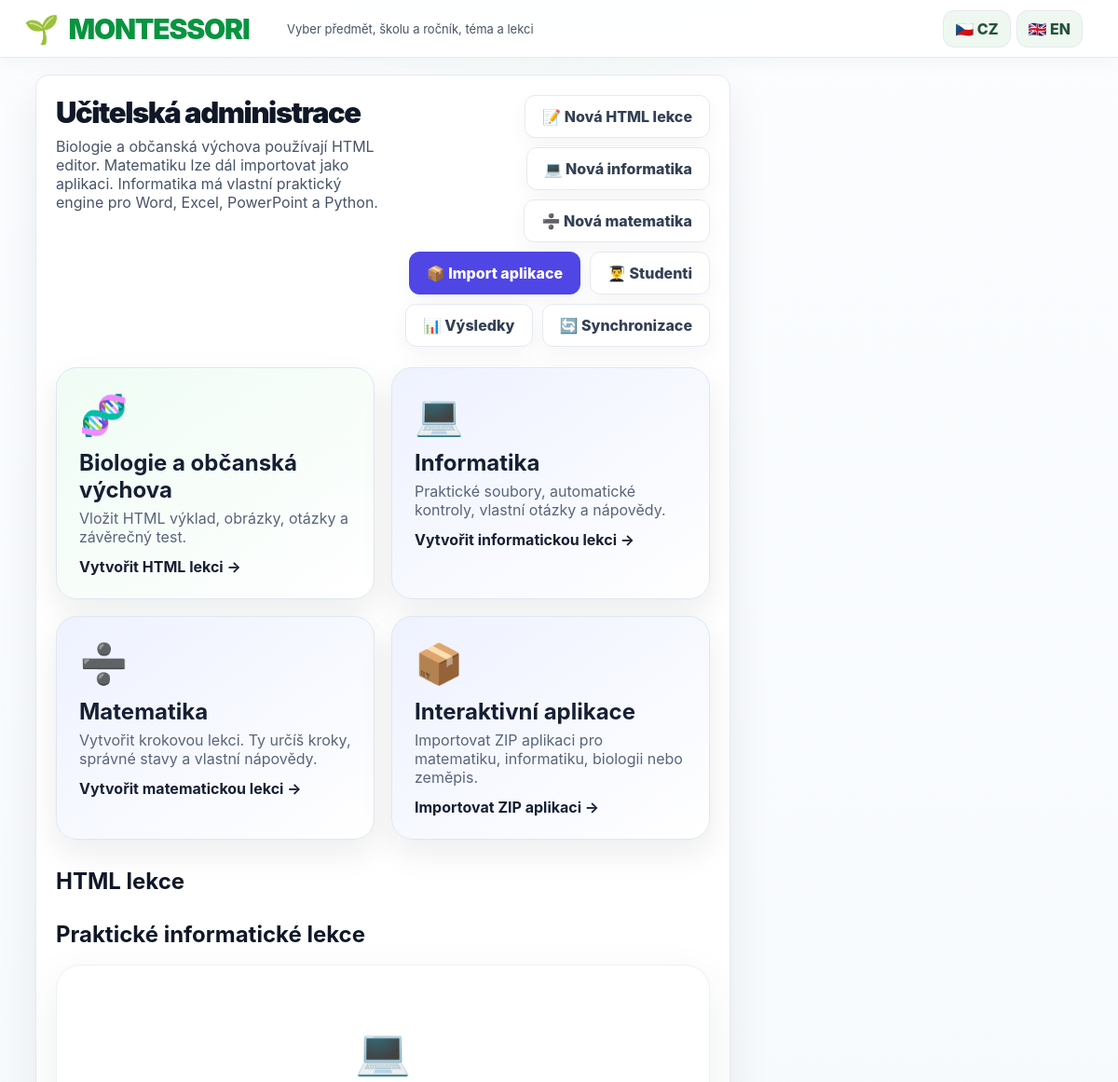
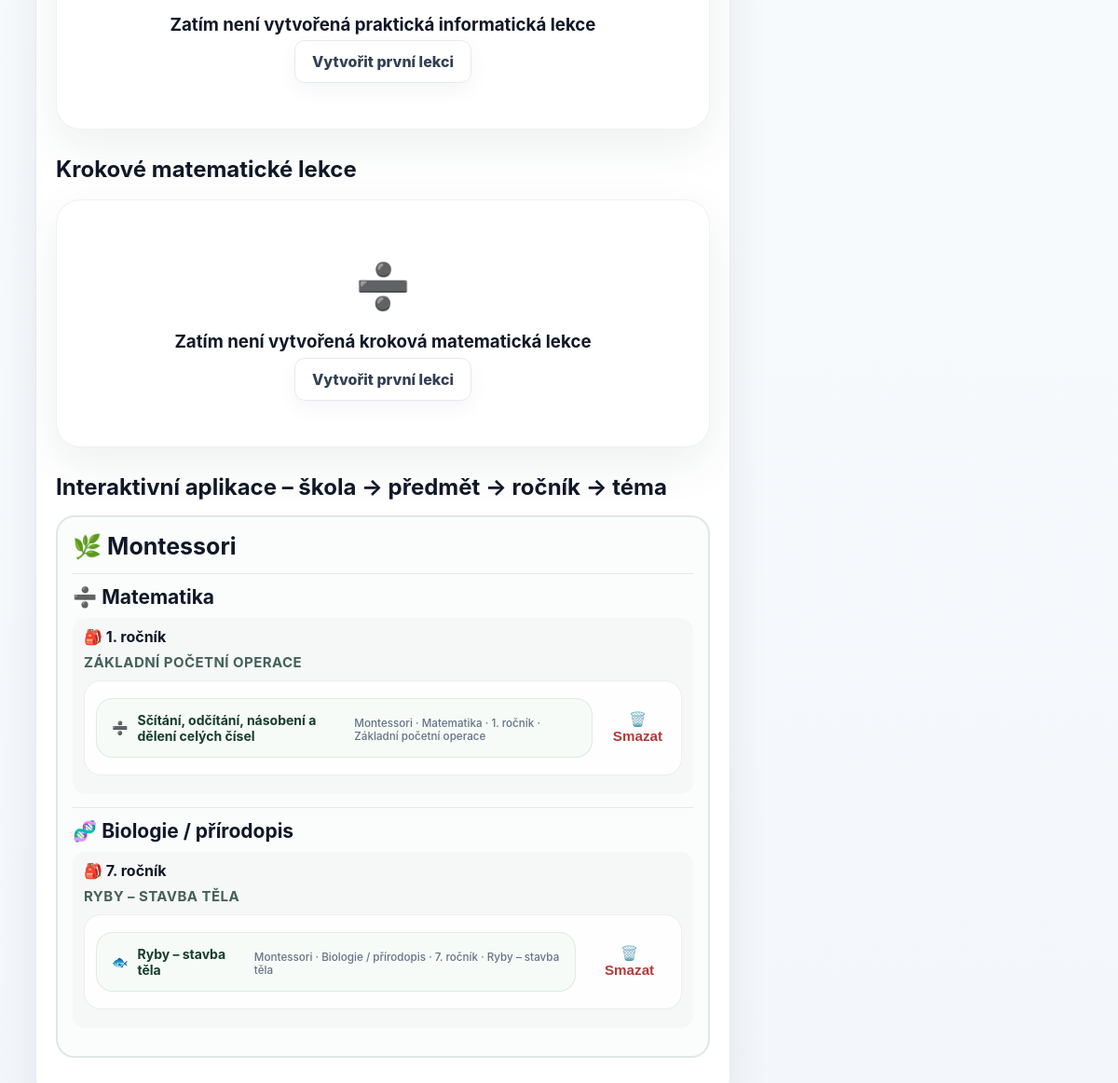
The app's page /teacher (signed in) with its own data (2 pictures, top to bottom).
### app.py (models this page shows)
class InteractiveLesson(db.Model):
    id = db.Column(db.Integer, primary_key=True)
    slug = db.Column(db.String(120), unique=True, nullable=False)
    subject = db.Column(db.String(40), nullable=False)
    school = db.Column(db.String(160), nullable=False)
    grade_name = db.Column(db.String(120), nullable=False)
    topic = db.Column(db.String(160), nullable=False)
    title = db.Column(db.String(220), nullable=False)
    description = db.Column(db.Text, default='')
    icon = db.Column(db.String(20), default='📘')
    package_dir = db.Column(db.String(255), nullable=False)
    is_published = db.Column(db.Boolean, default=True)
    imported_at = db.Column(db.DateTime, default=datetime.utcnow)

### app.py (the view)
@app.route('/teacher')
def teacher_home():
    r=require_teacher();
    if r: return r
    subjects = Subject.query.order_by(Subject.name).all()
    students = User.query.filter_by(role='student').order_by(User.name).all()
    interactive_lessons = InteractiveLesson.query.order_by(
        InteractiveLesson.subject,
        InteractiveLesson.school,
        InteractiveLesson.grade_name,
        InteractiveLesson.topic,
        InteractiveLesson.title
    ).all()
    informatics_lessons = InformaticsLesson.query.order_by(
        InformaticsLesson.school,
        InformaticsLesson.grade_name,
        InformaticsLesson.topic,
        InformaticsLesson.title
    ).all()
    math_lessons = MathLesson.query.order_by(
        MathLesson.school, MathLesson.grade_name, MathLesson.topic, MathLesson.title
    ).all()
    interactive_school_tree = interactive_hierarchy(False)
    return render_template(
        'teacher.html',
        course=course_from_lesson(None),
        subjects=subjects,
        students=students,
        student_rows=student_overview_rows(),
        interactive_lessons=interactive_lessons,
        interactive_school_tree=interactive_school_tree,
        informatics_lessons=informatics_lessons,
        math_lessons=math_lessons
    )

### app.py (called while the page is built)
def current_lang():
    lang = session.get('lang', 'cs')
    return lang if lang in ('cs','en') else 'cs'

def tr(value):
    if value is None: return ''
    return I18N.get(current_lang(), {}).get(str(value), str(value))

def strip_accents(s):
    return ''.join(c for c in unicodedata.normalize('NFD', str(s).lower()) if unicodedata.category(c) != 'Mn').strip()

def current_user():
    uid = session.get('uid')
    return db.session.get(User, uid) if uid else None

def last_result_for_student(user_id):
    return Result.query.filter_by(user_id=user_id).order_by(Result.created_at.desc()).first()

def current_progress_for_student(user_id):
    return StudentProgress.query.filter_by(user_id=user_id).order_by(StudentProgress.updated_at.desc()).first()

def last_informatics_submission_for_student(user_id):
    return InformaticsSubmission.query.filter(
        InformaticsSubmission.user_id == user_id,
        InformaticsSubmission.status != 'kontrola'
    ).order_by(InformaticsSubmission.created_at.desc()).first()

def last_math_attempt_for_student(user_id):
    return MathAttempt.query.filter(
        MathAttempt.user_id == user_id,
        MathAttempt.status != 'rozpracováno'
    ).order_by(MathAttempt.updated_at.desc()).first()

def student_overview_rows():
    rows = []
    for stu in User.query.filter_by(role='student').order_by(User.name).all():
        pr = current_progress_for_student(stu.id)
        res = last_result_for_student(stu.id)
        inf = last_informatics_submission_for_student(stu.id)
        math = last_math_attempt_for_student(stu.id)
        inf_grade = informatics_grade_from_percent(inf.percent) if inf else None
        rows.append({
            'student': stu,
            'progress': pr,
            'result': res,
            'informatics': inf,
            'informatics_grade': inf_grade,
            'math': math,
        })
    return rows

def require_login():
    if not current_user(): return redirect(url_for('login'))

def require_teacher():
    r = require_login()
    if r: return r
    if current_user().role != 'teacher': return redirect(url_for('dashboard'))

def course_from_lesson(lesson):
    if lesson:
        sub = lesson.block.grade.subject
        return {'subject': sub.name, 'grade': lesson.block.grade.name, 'block': lesson.block.title, 'icon': sub.icon}
    return {'subject': 'Montessori', 'grade': '', 'block': '', 'icon': '🌱'}

### templates/teacher.html (shortened to what this page needs)
{% extends 'base.html' %}
{% block content %}
<div class="layout dashboard-layout">
  <main class="main-card">
    <div class="title-row">
      <div>
        <h1>Učitelská administrace</h1>
        <p>Biologie a občanská výchova používají HTML editor. Matematiku lze dál importovat jako aplikaci. Informatika má vlastní praktický engine pro Word, Excel, PowerPoint a Python.</p>
      </div>
      <div class="teacher-actions">
        <a class="switch" href="{{ url_for('new_lesson') }}">📝 Nová HTML lekce</a>
        <a class="switch" href="{{ url_for('new_informatics_lesson') }}">💻 Nová informatika</a>
        <a class="switch" href="{{ url_for('new_math_lesson') }}">➗ Nová matematika</a>
        <a class="switch import-action" href="{{ url_for('import_interactive_lesson') }}">📦 Import aplikace</a>
        <a class="switch" href="{{ url_for('teacher_students') }}">👨‍🎓 Studenti</a>
        <a class="switch" href="{{ url_for('teacher_database') }}">📊 Výsledky</a>
<a class="switch" href="{{ url_for('teacher_sync') }}">🔄 Synchronizace</a>
      </div>
    </div>
    <section class="admin-choice-grid">
      <a class="admin-choice html-choice" href="{{ url_for('new_lesson') }}">
        <span>🧬</span>
        <div><h2>Biologie a občanská výchova</h2><p>Vložit HTML výklad, obrázky, otázky a závěrečný test.</p></div>
        <b>Vytvořit HTML lekci →</b>
      </a>
      <a class="admin-choice app-choice" href="{{ url_for('new_informatics_lesson') }}">
        <span>💻</span>
        <div><h2>Informatika</h2><p>Praktické soubory, automatické kontroly, vlastní otázky a nápovědy.</p></div>
        <b>Vytvořit informatickou lekci →</b>
      </a>
      <a class="admin-choice app-choice" href="{{ url_for('new_math_lesson') }}">
        <span>➗</span>
        <div><h2>Matematika</h2><p>Vytvořit krokovou lekci. Ty určíš kroky, správné stavy a vlastní nápovědy.</p></div>
        <b>Vytvořit matematickou lekci →</b>
      </a>
      <a class="admin-choice app-choice" href="{{ url_for('import_interactive_lesson') }}">
        <span>📦</span>
        <div><h2>Interaktivní aplikace</h2><p>Importovat ZIP aplikaci pro matematiku, informatiku, biologii nebo zeměpis.</p></div>
        <b>Importovat ZIP aplikaci →</b>
      </a>
    </section>
    <h2 class="section-heading">HTML lekce</h2>
    <h2 class="section-heading">Praktické informatické lekce</h2>
    <section class="course-card">
      {% if informatics_lessons %}
        {% for l in informatics_lessons %}
        <div class="teacher-lesson-row">
          <a class="lesson-row big" href="{{url_for('informatics_lesson',lesson_id=l.id)}}">
            💻 <b>{{l.title}}</b><small>{{l.school}} · {{l.grade_name}} · {{l.topic}}</small>
          </a>
          <div class="row-actions">
            <a class="toplink" href="{{url_for('edit_informatics_lesson',lesson_id=l.id)}}">✏️ Upravit</a>
            <form method="post" action="{{url_for('delete_informatics_lesson',lesson_id=l.id)}}" onsubmit="return confirm('Smazat informatickou lekci {{l.title}}?');">
              <button class="link-button danger" type="submit">🗑️ Smazat</button>
            </form>
          </div>
        </div>
        {% endfor %}
      {% else %}
        <div class="empty-admin-state"><span>💻</span><h3>Zatím není vytvořená praktická informatická lekce</h3>
        <a class="switch" href="{{url_for('new_informatics_lesson')}}">Vytvořit první lekci</a></div>
      {% endif %}
    </section>
    <h2 class="section-heading">Krokové matematické lekce</h2>
    <section class="course-card">
      {% if math_lessons %}
        {% for l in math_lessons %}
        <div class="teacher-lesson-row">
          <a class="lesson-row big" href="{{url_for('math_lesson',lesson_id=l.id)}}">
            ➗ <b>{{l.title}}</b><small>{{l.school}} · {{l.grade_name}} · {{l.topic}}</small>
          </a>
          <div class="row-actions">
            <a class="toplink" href="{{url_for('edit_math_lesson',lesson_id=l.id)}}">✏️ Upravit</a>
            <form method="post" action="{{url_for('delete_math_lesson',lesson_id=l.id)}}" onsubmit="return confirm('Smazat matematickou lekci {{l.title}}?');">
              <button class="link-button danger" type="submit">🗑️ Smazat</button>
            </form>
          </div>
        </div>
        {% endfor %}
      {% else %}
        <div class="empty-admin-state"><span>➗</span><h3>Zatím není vytvořená kroková matematická lekce</h3>
        <a class="switch" href="{{url_for('new_math_lesson')}}">Vytvořit první lekci</a></div>
      {% endif %}
    </section>
    <h2 class="section-heading">Interaktivní aplikace – škola → předmět → ročník → téma</h2>
    {% set any_interactive = namespace(value=false) %}
    {% for school_key, school in interactive_school_tree.items() %}
      {% if school.subjects %}
        {% set any_interactive.value = true %}
        <section class="school-admin">
          <h2>{{ school.icon }} {{ school.name }}</h2>
          {% for subject_key, subject in school.subjects.items() %}
            <div class="subject-admin">
              <h3>{{ subject.icon }} {{ subject.name }}</h3>
              {% for grade_name, grade in subject.grades.items() %}
                <div class="grade-admin">
                  <h4>🎒 {{ grade_name }}</h4>
                  {% for topic, lessons_in_topic in grade.topics.items() %}
                    <div class="topic-admin">
                      <h5>{{ topic }}</h5>
                      {% for l in lessons_in_topic %}
                        <div class="teacher-lesson-row">
                          <a class="lesson-row big" href="{{ url_for('interactive_lesson', slug=l.slug) }}">
                            {{ l.icon }} <b>{{ l.title }}</b>
                            <small>{{ school.name }} · {{ subject.name }} · {{ l.grade_name }} · {{ l.topic }}</small>
                          </a>
                          <div class="row-actions">
                            <form method="post" action="{{ url_for('delete_interactive_lesson', lesson_id=l.id) }}" onsubmit="return confirm('Smazat interaktivní lekci {{ l.title }} včetně jejích výsledků?');">
                              <button class="link-button danger" type="submit">🗑️ Smazat</button>
                            </form>
                          </div>
                        </div>
                      {% endfor %}
                    </div>
                  {% endfor %}
                </div>
              {% endfor %}
            </div>
          {% endfor %}
        </section>
      {% endif %}
    {% endfor %}
  </main>
</div>
{% endblock %}

### templates/base.html (shortened to what this page needs)
<!doctype html>
<html lang="{{ lang }}">
<head>
  <link rel="stylesheet" href="{{ url_for('static', filename='css/style.css') }}">
</head>
<body{% if user and user.role == 'student' and lesson and lesson._id is defined %} data-focus-guard="1"{% endif %}>
<header class="topbar">
  <a class="brand brand-link" href="{{ url_for('portal') if user else url_for('login') }}"><div class="leaf">{{ course.icon }}</div><div class="brand-title">{{ course.subject|upper }}</div>{% if course.grade %}<span class="pill">{{ course.grade }}</span>{% endif %}</a>
  <div class="crumbs">{% if user and lesson %}{{ course.subject }} {{ course.grade }} <span>›</span> {{ lesson.block }} <span>›</span> <b>{{ lesson.title }}</b>{% elif user %}{{ t('Vyber předmět, školu a ročník, téma a lekci') }}{% else %}{{ t('Přihlášení') }}{% endif %}</div>
  <div class="lang-switch" style="display:flex;gap:6px;align-items:center;margin-left:auto;margin-right:12px">
    <a class="toplink" href="{{ url_for('set_language', lang='cs') }}" {% if lang=='cs' %}style="font-weight:800"{% endif %}>🇨🇿 CZ</a>
    <a class="toplink" href="{{ url_for('set_language', lang='en') }}" {% if lang=='en' %}style="font-weight:800"{% endif %}>🇬🇧 EN</a>
  </div>
</header>
{% block content %}{% endblock %}
</body>
</html>

### static/css/style.css (style rules this page uses)
:root { --green:#08943f;--green2:#16a34a;--green3:#eaf8ef;--blue:#0b72ef; --navy:#071a2d;--navy2:#0a2a45;--text:#101828;--muted:#667085; --line:#e4eaf1;--line2:#edf1f6;--bg:#f5f8fb;--card:#fff; --shadow:0 18px 46px rgba(15,23,42,.075);--soft:0 8px 22px rgba(15,23,42,.045); }
* { box-sizing:border-box }
html { scroll-behavior:smooth }
body { margin:0;font-family:Inter,Segoe UI,Arial,sans-serif;color:var(--text);background:#f5f8fb;background-image:radial-gradient(700px 240px at 50% -80px,rgba(34,197,94,.11),transparent 70%),linear-gradient(180deg,#fbfdff,#f3f7fb) }
.topbar { height:62px;background:rgba(255,255,255,.96);border-bottom:1px solid var(--line);display:flex;align-items:center;gap:22px;padding:0 26px;position:sticky;top:0;z-index:30;box-shadow:0 6px 22px rgba(15,23,42,.035) }
.brand { display:flex;align-items:center;gap:10px;min-width:290px }
.leaf { font-size:30px }
.brand-title { font-size:30px;line-height:1;color:var(--green);font-weight:950;letter-spacing:-.04em }
.crumbs { font-size:13px;color:#475467;flex:1;white-space:nowrap;overflow:hidden;text-overflow:ellipsis }
.layout { max-width:1510px;margin:0 auto;padding:18px 18px 16px;display:grid;grid-template-columns:285px minmax(720px,1fr) 286px;gap:18px;align-items:start }
.lesson-row { display:flex;align-items:center;gap:10px;color:#fff;text-decoration:none;border-radius:11px;padding:13px 11px;margin:8px 0;font-size:14px;font-weight:850;transition:.15s }
.main-card { background:#fff;border:1px solid var(--line);border-radius:14px;box-shadow:var(--shadow);padding:21px;overflow:hidden }
.title-row { display:flex;justify-content:space-between;align-items:flex-start;gap:14px }
.title-row h1 { margin:0 0 8px;font-size:31px;font-weight:950;letter-spacing:-.045em }
.title-row p { margin:0;color:#475467 }
.switch { border:1px solid var(--line);border-radius:11px;background:#fff;color:#344054;text-decoration:none;padding:12px 18px;font-weight:800;box-shadow:var(--soft) }
@media (max-width:1350px) { .layout { grid-template-columns:245px minmax(640px,1fr);max-width:1160px } }
@media (max-width:1350px) { .brand { min-width:260px } }
.toplink { border:1px solid var(--line);border-radius:10px;padding:8px 10px;text-decoration:none;color:#344054;font-weight:850;background:#fff }
.dashboard-layout { grid-template-columns:1fr 360px }
.course-card { background:#fff;border-radius:26px;padding:24px;margin:18px 0;box-shadow:0 18px 50px rgba(31,77,61,.08);border:1px solid rgba(50,90,70,.08) }
.lesson-row.big { display:inline-flex;background:#f6fbf7;border-radius:18px;padding:14px 16px;text-decoration:none;color:#173d2f;border:1px solid rgba(46,125,88,.12) }
.toplink { background:#eef8f0;border-radius:12px;padding:9px 12px;text-decoration:none;color:#24523c;font-weight:800 }
.teacher-actions { display:flex;gap:10px;flex-wrap:wrap;justify-content:flex-end }
.teacher-lesson-row { display:flex; align-items:center; justify-content:space-between; gap:14px; margin:10px 0; padding:10px 12px; border-radius:18px; background:rgba(255,255,255,.78); border:1px solid rgba(121, 94, 63, .10); }
.row-actions { display:flex; align-items:center; gap:10px; flex-wrap:wrap; justify-content:flex-end; }
.row-actions form { display:inline; margin:0; }
.link-button { border:0; background:transparent; color:#5c7f49; font-weight:800; cursor:pointer; font-size:.95rem; padding:6px 8px; border-radius:10px; }
.link-button.danger { color:#b23a3a; }
.brand-link { text-decoration:none;color:inherit }
.admin-choice-grid { display:grid; grid-template-columns:repeat(2,minmax(0,1fr)); gap:18px; margin:22px 0 30px; }
.admin-choice { display:flex; flex-direction:column; gap:12px; padding:24px; border-radius:22px; text-decoration:none; color:#162033; border:1px solid #dfe7ef; box-shadow:0 14px 34px rgba(15,23,42,.08); transition:.18s ease; }
.admin-choice > span { font-size:42px; }
.admin-choice h2 { margin:0 0 6px; }
.admin-choice p { margin:0; color:#586579; }
.html-choice { background:linear-gradient(145deg,#effcf4,#ffffff); }
.app-choice { background:linear-gradient(145deg,#eef2ff,#ffffff); }
.import-action { background:#4f46e5!important; color:white!important; border-color:#4f46e5!important; }
.section-heading { margin:28px 0 12px; }
.lesson-row small { display:block; margin-top:5px; color:#677286; font-weight:500; }
.empty-admin-state { text-align:center; padding:38px 20px; }
.empty-admin-state > span { font-size:48px; }

### records on screen
InteractiveLesson: subject "MONTESSORI", grade_name "7. ročník", topic "RYBY – STAVBA TĚLA", icon "🐟", title "Ryby – stavba těla", name "Montessori", name "Biologie / přírodopis", topic "Ryby – stavba těla"
InteractiveLesson: icon "➗", name "Matematika", grade_name "1. ročník", topic "ZÁKLADNÍ POČETNÍ OPERACE", title "Sčítání, odčítání, násobení a dělení celých čísel", name "Montessori", topic "Základní početní operace"

### other values on screen
{{ course.icon }} "🌱"
{{ t('Vyber předmět, školu a ročník, téma a lekci') }} "Vyber předmět, školu a ročník, téma a lekci"
{{ school.icon }} "🌿"
{{ school.name }} "Montessori"
{{ subject.icon }} "🧬"
{{ subject.name }} "Biologie / přírodopis"
